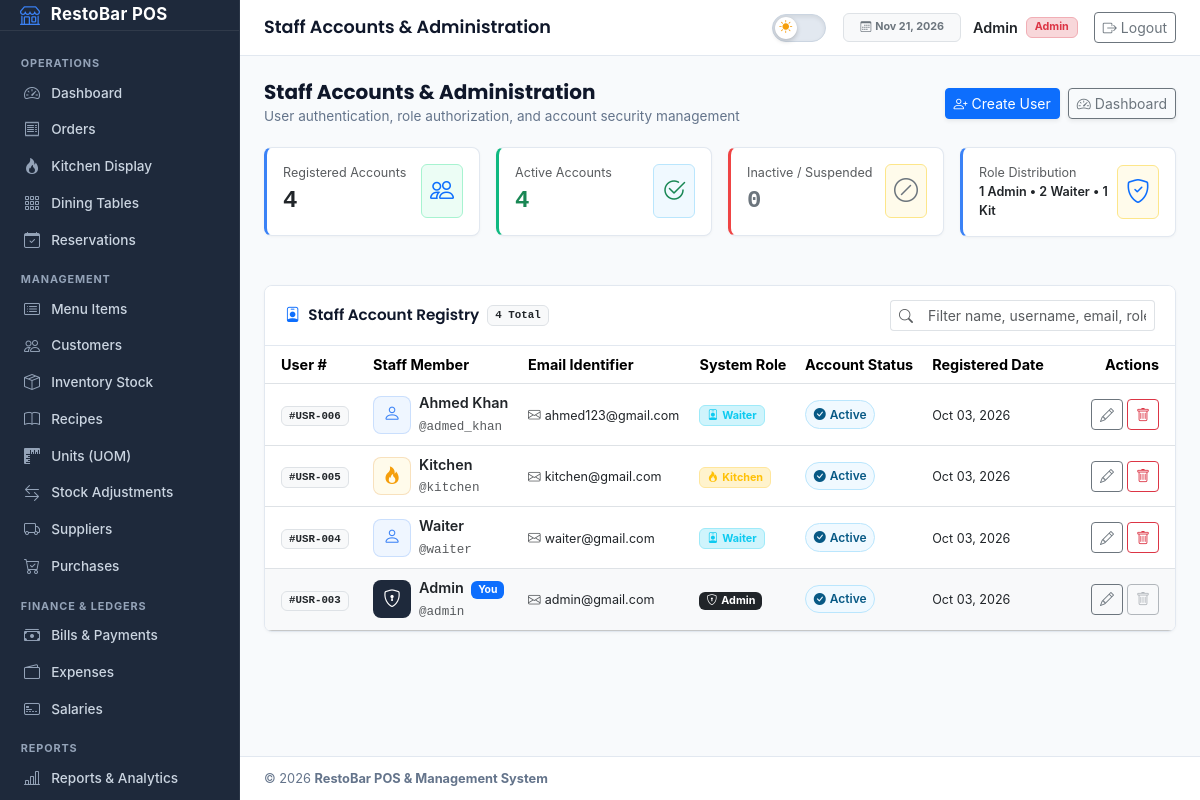
Screenshot of /users/index.php (signed in) with the database file from the repository.
### tables this page shows
CREATE TABLE `users` (
  `id` int(11) NOT NULL,
  `name` varchar(100) NOT NULL,
  `username` varchar(100) NOT NULL,
  `email` varchar(150) NOT NULL,
  `password` varchar(255) NOT NULL,
  `role` enum('admin','waiter','kitchen') NOT NULL DEFAULT 'waiter',
  `is_active` tinyint(1) NOT NULL DEFAULT 1,
  `created_at` timestamp NOT NULL DEFAULT current_timestamp()
);

### includes/helpers.php (called while the page is built, shortened)
<?php
if (!function_exists('formatDate')) {
    function formatDate($datetime, $fallback = '-') {
        $ts = is_numeric($datetime) ? (int)$datetime : strtotime($datetime);
        return date('M d, Y', $ts);
    }
}
        ?>

### users/index.php (the view, shortened to what this page needs)
<?php
require_once "../includes/role.php";
$sql = "SELECT id, name, username, email, role, is_active, created_at
        FROM users
        ORDER BY id DESC";
$result = mysqli_query($conn, $sql);
$users = [];
$total_users = 0;
$active_users = 0;
$inactive_users = 0;
$admin_count = 0;
$waiter_count = 0;
$kitchen_count = 0;
while ($u = mysqli_fetch_assoc($result)) {
    $users[] = $u;
    $total_users++;
    if ($u["is_active"] == 1) {
        $active_users++;
    } else {
        $inactive_users++;
    }
    if ($u["role"] === "admin") {
        $admin_count++;
    } elseif ($u["role"] === "waiter") {
        $waiter_count++;
    } elseif ($u["role"] === "kitchen") {
        $kitchen_count++;
    }
}
$current_user_id = $_SESSION["user_id"] ?? 0;
require_once "../includes/header.php";
?>
<div class="page-header-bar">
    <div>
        <h2 class="page-header-title">Staff Accounts &amp; Administration</h2>
        <p class="page-header-subtitle">User authentication, role authorization, and account security management</p>
    </div>
    <div class="d-flex align-items-center gap-2">
        <a href="create.php" class="btn btn-primary btn-sm d-inline-flex align-items-center gap-1 shadow-sm">
            <i class="bi bi-person-plus"></i>
            <span>Create User</span>
        </a>
        <a href="../index.php" class="btn btn-outline-secondary btn-sm d-inline-flex align-items-center gap-1 shadow-sm">
            <i class="bi bi-speedometer2"></i>
            <span>Dashboard</span>
        </a>
    </div>
</div>
<div class="row g-3 mb-4">
    <div class="col-6 col-md-3">
        <div class="pos-card p-3 d-flex align-items-center justify-content-between ledger-summary-kpi kpi-billed">
            <div>
                <span class="text-muted small d-block">Registered Accounts</span>
                <span class="fs-4 fw-bold text-dark font-monospace"><?php echo $total_users; ?></span>
            </div>
            <div class="badge-subtle badge-status-completed p-2 rounded">
                <i class="bi bi-people fs-4 text-primary"></i>
            </div>
        </div>
    </div>
    <div class="col-6 col-md-3">
        <div class="pos-card p-3 d-flex align-items-center justify-content-between ledger-summary-kpi kpi-paid">
            <div>
                <span class="text-muted small d-block">Active Accounts</span>
                <span class="fs-4 fw-bold text-success font-monospace"><?php echo $active_users; ?></span>
            </div>
            <div class="badge-subtle badge-status-ready p-2 rounded">
                <i class="bi bi-check2-circle fs-4 text-success"></i>
            </div>
        </div>
    </div>
    <div class="col-6 col-md-3">
        <div class="pos-card p-3 d-flex align-items-center justify-content-between ledger-summary-kpi kpi-outstanding">
            <div>
                <span class="text-muted small d-block">Inactive / Suspended</span>
                <span class="fs-4 fw-bold <?php echo $inactive_users > 0 ? 'text-danger' : 'text-secondary'; ?> font-monospace">
                    <?php echo $inactive_users; ?>
                </span>
            </div>
            <div class="badge-subtle <?php echo $inactive_users > 0 ? 'badge-status-cancelled' : 'badge-status-preparing'; ?> p-2 rounded">
                <i class="bi bi-slash-circle fs-4 <?php echo $inactive_users > 0 ? 'text-danger' : 'text-secondary'; ?>"></i>
            </div>
        </div>
    </div>
    <div class="col-6 col-md-3">
        <div class="pos-card p-3 d-flex align-items-center justify-content-between ledger-summary-kpi kpi-billed">
            <div>
                <span class="text-muted small d-block">Role Distribution</span>
                <span class="small fw-semibold text-dark d-block">
                    <?php echo $admin_count; ?> Admin &bull; <?php echo $waiter_count; ?> Waiter &bull; <?php echo $kitchen_count; ?> Kit
                </span>
            </div>
            <div class="badge-subtle badge-status-preparing p-2 rounded">
                <i class="bi bi-shield-check fs-4 text-primary"></i>
            </div>
        </div>
    </div>
</div>
<div class="pos-card">
    <div class="pos-card-header d-flex flex-wrap justify-content-between align-items-center gap-3">
        <div class="d-flex align-items-center gap-2">
            <span class="pos-card-title">
                <i class="bi bi-person-badge text-primary me-2"></i>Staff Account Registry
            </span>
            <span class="badge bg-light text-dark border font-monospace" id="usersCountBadge">
                <?php echo $total_users; ?> Total
            </span>
        </div>
        <div class="d-flex align-items-center gap-2" style="min-width: 260px;">
            <div class="input-group input-group-sm">
                <span class="input-group-text bg-white border-end-0 text-muted">
                    <i class="bi bi-search"></i>
                </span>
                <input type="text"
                       id="userSearchInput"
                       class="form-control border-start-0"
                       placeholder="Filter name, username, email, role..."
                       aria-label="Search users">
            </div>
        </div>
    </div>
    <div class="pos-card-body p-0">
        <?php if ($total_users === 0) { ?>
            <div class="text-center py-5">
                <div class="mb-3 text-muted">
                    <i class="bi bi-person-x fs-1"></i>
                </div>
                <h5 class="fw-semibold text-dark">No User Accounts Found</h5>
                <p class="text-muted small mb-3">There are no user accounts registered in the database.</p>
                <a href="create.php" class="btn btn-primary btn-sm">
                    <i class="bi bi-person-plus me-1"></i>Create First User
                </a>
            </div>
        <?php } else { ?>
            <div class="table-responsive">
                <table class="table table-hover align-middle mb-0" id="usersTable">
                    <thead>
                        <tr>
                            <th class="ps-3" style="width: 100px;">User #</th>
                            <th>Staff Member</th>
                            <th>Email Identifier</th>
                            <th>System Role</th>
                            <th>Account Status</th>
                            <th>Registered Date</th>
                            <th class="text-end pe-3" style="width: 120px;">Actions</th>
                        </tr>
                    </thead>
                    <tbody id="usersTableBody">
                        <?php foreach ($users as $user) {
                            $is_current_user = ($user["id"] == $current_user_id);
                            $role_clean = strtolower(trim($user["role"] ?? "waiter"));
                            $is_active = (int) ($user["is_active"] ?? 0);
                        ?>
                            <tr class="user-row <?php echo $is_current_user ? 'table-light' : ''; ?>"
                                data-name="<?php echo strtolower(htmlspecialchars($user["name"])); ?>"
                                data-username="<?php echo strtolower(htmlspecialchars($user["username"] ?? '')); ?>"
                                data-email="<?php echo strtolower(htmlspecialchars($user["email"])); ?>"
                                data-role="<?php echo $role_clean; ?>"
                                data-status="<?php echo $is_active ? 'active' : 'inactive'; ?>"
                                data-id="<?php echo $user["id"]; ?>">
                                <td class="ps-3">
                                    <span class="badge bg-light text-dark border font-monospace">
                                        #USR-<?php echo str_pad($user["id"], 3, '0', STR_PAD_LEFT); ?>
                                    </span>
                                </td>
                                <td>
                                    <div class="d-flex align-items-center gap-2">
                                        <?php if ($role_clean === "admin") { ?>
                                             <div class="user-avatar user-avatar-admin">
                                                <i class="bi bi-shield-lock"></i>
                                            </div>
                                        <?php } elseif ($role_clean === "kitchen") { ?>
                                            <div class="user-avatar user-avatar-kitchen">
                                                <i class="bi bi-fire"></i>
                                            </div>
                                        <?php } else { ?>
                                            <div class="user-avatar user-avatar-waiter">
                                                <i class="bi bi-person"></i>
                                            </div>
                                        <?php } ?>
                                        <div>
                                            <span class="fw-semibold text-dark d-block">
                                                <?php echo htmlspecialchars($user["name"]); ?>
                                                <?php if ($is_current_user) { ?>
                                                    <span class="badge bg-primary text-white ms-1" style="font-size: 0.65rem;">You</span>
                                                <?php } ?>
                                            </span>
                                            <?php if (!empty($user["username"])) { ?>
                                                <span class="text-muted small font-monospace d-inline-flex align-items-center">
                                                    @<?php echo htmlspecialchars($user["username"]); ?>
                                                </span>
                                            <?php } ?>
                                        </div>
                                    </div>
                                </td>
                                <td>
                                    <span class="text-dark small d-inline-flex align-items-center gap-1">
                                        <i class="bi bi-envelope text-muted"></i>
                                        <?php echo htmlspecialchars($user["email"]); ?>
                                    </span>
                                </td>
                                <td>
                                    <?php if ($role_clean === "admin") { ?>
                                        <span class="badge bg-dark text-white text-capitalize">
                                            <i class="bi bi-shield-lock me-1"></i>Admin
                                        </span>
                                    <?php } elseif ($role_clean === "kitchen") { ?>
                                        <span class="badge bg-warning-subtle text-warning border border-warning-subtle text-capitalize">
                                            <i class="bi bi-fire me-1"></i>Kitchen
                                        </span>
                                    <?php } else { ?>
                                        <span class="badge bg-info-subtle text-info border border-info-subtle text-capitalize">
                                            <i class="bi bi-person-badge me-1"></i>Waiter
                                        </span>
                                    <?php } ?>
                                </td>
                                <td>
                                    <?php if ($is_active == 1) { ?>
                                        <span class="badge-subtle badge-status-ready d-inline-flex align-items-center gap-1">
                                            <i class="bi bi-check-circle-fill"></i>
                                            <span>Active</span>
                                        </span>
                                    <?php } ?>
                                </td>
                                <td>
                                    <span class="text-dark small">
                                        <?php echo formatDate($user["created_at"]); ?>
                                    </span>
                                </td>
                                <td class="text-end pe-3">
                                    <div class="d-inline-flex align-items-center gap-1">
                                        <a href="edit.php?id=<?php echo $user["id"]; ?>"
                                           class="btn btn-outline-secondary btn-sm"
                                           title="Edit User Account">
                                            <i class="bi bi-pencil"></i>
                                        </a>
                                        <?php if ($is_current_user) { ?>
                                            <button type="button"
                                                    class="btn btn-outline-secondary btn-sm opacity-50"
                                                    disabled
                                                    title="You cannot delete your own account">
                                                <i class="bi bi-trash"></i>
                                            </button>
                                        <?php } else { ?>
                                            <form method="POST" action="delete.php" class="d-inline" onsubmit="return confirm('Are you sure you want to delete this user account?');">
                                                <button type="submit" class="btn btn-outline-danger btn-sm" title="Delete User Account">
                                                    <i class="bi bi-trash"></i>
                                                </button>
                                            </form>
                                        <?php } ?>
                                    </div>
                                </td>
                            </tr>
                        <?php } ?>
                    </tbody>
                </table>
            </div>
        <?php } ?>
    </div>
</div>
<?php
require_once "../includes/footer.php";
?>

### rows the page displays
users: id "006", role "waiter" (drawn), name "Ahmed Khan", username "admed_khan", email "ahmed123@gmail.com", is_active 1 (drawn), created_at "Oct 03, 2026"
users: id "005", role "kitchen" (drawn), name "Kitchen", username "kitchen", email "kitchen@gmail.com", is_active 1 (drawn), created_at "Oct 03, 2026"
users: id "004", role "waiter" (drawn), name "Waiter", username "waiter", email "waiter@gmail.com", is_active 1 (drawn), created_at "Oct 03, 2026"
users: id "003", role "admin" (drawn), name "Admin", shows "You", username "admin", email "admin@gmail.com", is_active 1 (drawn), created_at "Oct 03, 2026"

### other values shown
$page_title "Staff Accounts & Administration"
formatDate('now') "Nov 21, 2026"
$user_name "Admin"
$role "Admin"
$total_users "4"
$active_users "4"
$inactive_users "0"
$admin_count "1"
$waiter_count "2"
$kitchen_count "1"
